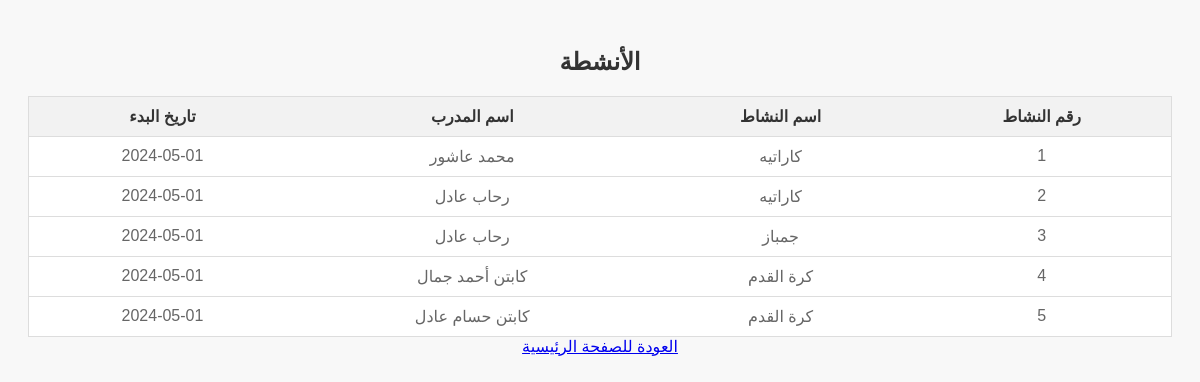
The page /Activetes.php on the database its author committed.
### tables this page shows
CREATE TABLE `activities` (
  `ActivityID` int(11) NOT NULL,
  `ActivityName` varchar(255) NOT NULL,
  `TrainerName` varchar(255) DEFAULT NULL,
  `StartDate` date DEFAULT NULL
);

### Activetes.php (the view, shortened to what this page needs)
<!DOCTYPE html>
<html lang="ar">
<head>
</head>
<body>
<?php
$servername = "localhost";
$username = "root";
$password = "01033744372@";
$dbname = "systemalabtal";
$conn = new mysqli($servername, $username, $password, $dbname);
$sql = "SELECT * FROM activities";
$result = $conn->query($sql);
if ($result->num_rows > 0) {
    echo "<h2>الأنشطة</h2>";
    echo "<table>
    <tr>
    <th>تاريخ البدء</th>
    <th>اسم المدرب</th>
    <th>اسم النشاط</th>
    <th>رقم النشاط</th>
    </tr>";
    while($row = $result->fetch_assoc()) {
        echo "<tr>";
        echo "<td>".$row["StartDate"]."</td>";
        echo "<td>".$row["TrainerName"]."</td>";
        echo "<td>".$row["ActivityName"]."</td>";
        echo "<td>".$row["ActivityID"]."</td>";
        echo "</tr>";
    }
    echo "</table>";
} else {
    echo "<p>لا توجد أنشطة لعرضها</p>";
}
?>
<a href="indexe.html">العودة للصفحة الرئيسية</a>
</body>
</html>

### Activetes.php (style rules this page uses)
body { font-family: Arial, sans-serif; background-color: #f8f8f8; padding: 20px; text-align: center; }
h2 { color: #333; margin-bottom: 20px; }
table { width: 100%; border-collapse: collapse; border: 1px solid #ddd; background-color: #fff; }
th, td { padding: 10px; border-bottom: 1px solid #ddd; text-align: center; }
th { background-color: #f2f2f2; color: #333; }
td { color: #666; }

### rows shown on the page
activities: StartDate "2024-05-01", TrainerName "محمد عاشور", ActivityName "كاراتيه", ActivityID "1"
activities: StartDate "2024-05-01", TrainerName "رحاب عادل", ActivityName "كاراتيه", ActivityID "2"
activities: StartDate "2024-05-01", TrainerName "رحاب عادل", ActivityName "جمباز", ActivityID "3"
activities: StartDate "2024-05-01", TrainerName "كابتن أحمد جمال", ActivityName "كرة القدم", ActivityID "4"
activities: StartDate "2024-05-01", TrainerName "كابتن حسام عادل", ActivityName "كرة القدم", ActivityID "5"
